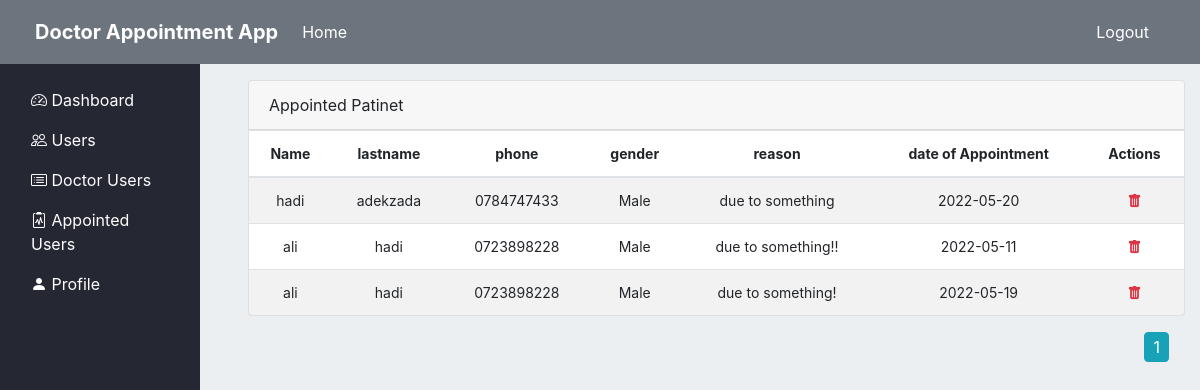
The page /admin/appointed/patient/list (signed in) on the database its author committed.
### appointment/models.py (models this page shows, shortened)
class Appointment(db.Model):
    __tablename__='Appointment'
    id = db.Column(db.Integer, primary_key=True)
    patient_id = db.Column(db.Integer, db.ForeignKey('user.id'))
    schedule_id = db.Column(db.Integer, db.ForeignKey('Schedule.id'))
    reason = db.Column(db.String(200))
    state = db.Column(db.String(20), default='drift')
    appointment_date = db.Column(db.Date(), default = datetime.now().date())

class User(db.Model, UserMixin):
    id = db.Column(db.Integer, primary_key=True)
    username = db.Column(db.String(30), nullable=False, unique=True)
    name = db.Column(db.String(30), nullable=False)
    lastname = db.Column(db.String(30), nullable=False)
    email = db.Column(db.String(40), unique=True, nullable=False)
    address = db.Column(db.Text , nullable=False)
    phone = db.Column(db.String(20), unique=True, nullable=False)
    date_of_birth = db.Column(db.Date(), default = datetime.now().date())
    role = db.Column(db.Integer, nullable=False, default=3)
    gender = db.Column(db.Boolean, default=True, nullable=False)
    password = db.Column(db.String(60), nullable=False)
    doctorinfo = db.relationship('DoctorInfo', backref='User', cascade="all, delete", uselist=False, lazy=True)
    schedule = db.relationship('Schedule', backref='User', lazy=True)
    appointment = db.relationship('Appointment', backref='User', lazy=True)

### appointment/routes.py (the view)
@app.route("/admin/appointed/patient/list", methods=['GET'])
@login_required
@admin_required
def appointed_patient_list():
    return all_appointed_patient_list()

### appointment/models.py (called while the page is built)
@login_manager.user_loader
def load_user(user_id):
    return User.query.get(int(user_id))

### appointment/privilege.py (called while the page is built)
def admin_required(f):
    @wraps(f)
    def wrap(*args, **kwargs):
        if current_user and current_user.role == 1:
            return f(*args, **kwargs)
        flash("Ooops login or your privilege is not satisfied", "info")
        return redirect(url_for('home'))
    return wrap

### appointment/view.py (called while the page is built)
def all_appointed_patient_list():
    page = request.args.get('page', 1, type=int)
    all_appointed_patient = db.session.query(User.name, User.lastname, User.phone, User.gender,
                         Appointment.reason, Appointment.id, Appointment.appointment_date)\
                         .join(Appointment, User.id == Appointment.patient_id).paginate(page=page, per_page=7)
    return render_template('adminPanel/appointment_list.html', patients=all_appointed_patient)

### appointment/templates/adminPanel/appointment_list.html
{% extends "index.html" %}
{% block section %}
<div class="row">
    <div class="col-md-12">
        <div class="main-card mb-3 card">
            <div class="card-header">Appointed Patinet </div>
            <div class="table-responsive">
                <table class="align-middle mb-0 table table-borderless table-striped table-hover">
                    <thead>
                        <tr  class="app-normal-font">
                            <th class="text-center">Name</th>
                            <th class="text-center">lastname</th>
                            <th class="text-center">phone</th>
                            <th class="text-center">gender</th>
                            <th class="text-center">reason</th>
                            <th class="text-center">date of Appointment</th>
                            <th class="text-center">Actions</th>
                        </tr>
                    </thead>
                    <tbody>
                        {% for patient in patients.items %}
                            <tr class="app-normal-font p-0">
                                <td class="text-center">
                                    <div class="widget-content p-0">
                                        {{patient.name}}
                                    </div>
                                </td>
                                <td class="text-center">{{patient.lastname}}</td>
                                <td class="text-center">
                                    {{patient.phone}}
                                </td>
                                <td class="text-center">
                                    {% if patient.gender == True %}
                                        Male
                                    {% else %}
                                        Female
                                    {% endif %}
                                </td>
                                <td class="text-center">
                                    {{ patient.reason }}
                                </td>
                                <td class="text-center">
                                    {{ patient.appointment_date }}
                                </td>
                                <td class="text-center">
                                    <a href="{{url_for('delete_appointment', id=patient.id)}}" class="text-danger"  onclick="confirmation(event)">
                                        <i class="bi bi-trash-fill"></i>
                                    </a>
                                </td>
                            </tr>
                        {% endfor %}
                    </tbody>
                </table>
            </div>
        </div>
        <div class="float-right mr-3">
            {% for page_num in patients.iter_pages(left_edge=1, right_edge=1, left_current=1, right_current=2) %}
                {% if page_num  %}
                    {% if patients.page == page_num  %}
                        <a class="btn btn-info nb-4" style="padding:2px 8px;" href="{{ url_for('appointed_patient_list', page=page_num)}}">{{page_num}}</a>
                    {% else %}
                        <a class="btn btn-outline-info nb-4" style="padding:2px 8px;" href="{{ url_for('appointed_patient_list', page=page_num)}}">{{page_num}}</a>
                    {% endif %}
                {% else %}
                    ...
                {% endif %}
            {% endfor %}
        </div>
    </div>
</div>
{% endblock %}

### appointment/static/style.css (style rules this page uses)
.p-0 { padding: 0 !important; }
.body-bg { background-color: #eceff1; }
.app-normal-font { font-size: 14px; }

### rows shown on the page
Appointment: name "hadi", lastname "adekzada", phone "0784747433", reason "due to something", appointment_date "2022-05-20"
Appointment: name "ali", lastname "hadi", phone "0723898228", reason "due to something!!", appointment_date "2022-05-11"
Appointment: name "ali", lastname "hadi", phone "0723898228", reason "due to something!", appointment_date "2022-05-19"

### other values the page prints
{{ page_num }} "1"
